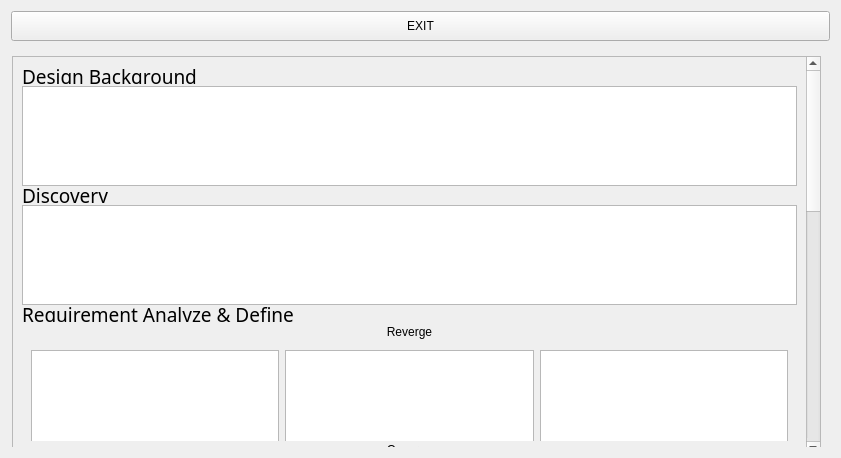
<?xml version="1.0" encoding="UTF-8"?>
<ui version="4.0">
 <class>p4_dot</class>
 <widget class="QWidget" name="p4_dot">
  <property name="geometry">
   <rect>
    <x>0</x>
    <y>0</y>
    <width>841</width>
    <height>458</height>
   </rect>
  </property>
  <property name="sizePolicy">
   <sizepolicy hsizetype="MinimumExpanding" vsizetype="MinimumExpanding">
    <horstretch>0</horstretch>
    <verstretch>0</verstretch>
   </sizepolicy>
  </property>
  <property name="maximumSize">
   <size>
    <width>16777215</width>
    <height>458</height>
   </size>
  </property>
  <property name="windowTitle">
   <string>Form</string>
  </property>
  <layout class="QVBoxLayout" name="verticalLayout_5">
   <property name="sizeConstraint">
    <enum>QLayout::SetDefaultConstraint</enum>
   </property>
   <item>
    <widget class="QPushButton" name="p4_pushbutton_goback">
     <property name="maximumSize">
      <size>
       <width>16777215</width>
       <height>40</height>
      </size>
     </property>
     <property name="text">
      <string>EXIT</string>
     </property>
    </widget>
   </item>
   <item>
    <widget class="QWidget" name="widget_4" native="true">
     <property name="enabled">
      <bool>true</bool>
     </property>
     <property name="sizePolicy">
      <sizepolicy hsizetype="MinimumExpanding" vsizetype="MinimumExpanding">
       <horstretch>0</horstretch>
       <verstretch>0</verstretch>
      </sizepolicy>
     </property>
     <property name="minimumSize">
      <size>
       <width>0</width>
       <height>400</height>
      </size>
     </property>
     <property name="maximumSize">
      <size>
       <width>16777215</width>
       <height>400</height>
      </size>
     </property>
     <layout class="QVBoxLayout" name="verticalLayout">
      <property name="sizeConstraint">
       <enum>QLayout::SetDefaultConstraint</enum>
      </property>
      <property name="leftMargin">
       <number>1</number>
      </property>
      <item alignment="Qt::AlignTop">
       <widget class="QScrollArea" name="p4_scrollarea">
        <property name="sizePolicy">
         <sizepolicy hsizetype="MinimumExpanding" vsizetype="MinimumExpanding">
          <horstretch>0</horstretch>
          <verstretch>0</verstretch>
         </sizepolicy>
        </property>
        <property name="minimumSize">
         <size>
          <width>0</width>
          <height>400</height>
         </size>
        </property>
        <property name="maximumSize">
         <size>
          <width>16777215</width>
          <height>400</height>
         </size>
        </property>
        <property name="midLineWidth">
         <number>0</number>
        </property>
        <property name="verticalScrollBarPolicy">
         <enum>Qt::ScrollBarAsNeeded</enum>
        </property>
        <property name="horizontalScrollBarPolicy">
         <enum>Qt::ScrollBarAsNeeded</enum>
        </property>
        <property name="sizeAdjustPolicy">
         <enum>QAbstractScrollArea::AdjustIgnored</enum>
        </property>
        <property name="widgetResizable">
         <bool>true</bool>
        </property>
        <property name="alignment">
         <set>Qt::AlignLeading|Qt::AlignLeft|Qt::AlignTop</set>
        </property>
        <widget class="QWidget" name="p4_scrollAreaWidgetContents">
         <property name="geometry">
          <rect>
           <x>0</x>
           <y>0</y>
           <width>802</width>
           <height>450</height>
          </rect>
         </property>
         <property name="sizePolicy">
          <sizepolicy hsizetype="Preferred" vsizetype="Preferred">
           <horstretch>0</horstretch>
           <verstretch>0</verstretch>
          </sizepolicy>
         </property>
         <property name="minimumSize">
          <size>
           <width>0</width>
           <height>450</height>
          </size>
         </property>
         <property name="maximumSize">
          <size>
           <width>16777215</width>
           <height>10000</height>
          </size>
         </property>
         <layout class="QVBoxLayout" name="verticalLayout_2">
          <property name="spacing">
           <number>2</number>
          </property>
          <property name="sizeConstraint">
           <enum>QLayout::SetMinimumSize</enum>
          </property>
          <property name="topMargin">
           <number>12</number>
          </property>
          <item alignment="Qt::AlignTop">
           <widget class="QLabel" name="label_3">
            <property name="sizePolicy">
             <sizepolicy hsizetype="Preferred" vsizetype="Fixed">
              <horstretch>0</horstretch>
              <verstretch>0</verstretch>
             </sizepolicy>
            </property>
            <property name="minimumSize">
             <size>
              <width>0</width>
              <height>15</height>
             </size>
            </property>
            <property name="maximumSize">
             <size>
              <width>16777215</width>
              <height>15</height>
             </size>
            </property>
            <property name="font">
             <font>
              <family>Heiti SC</family>
              <pointsize>14</pointsize>
             </font>
            </property>
            <property name="text">
             <string>Design Background</string>
            </property>
           </widget>
          </item>
          <item>
           <widget class="QTextBrowser" name="p4_textBrowser_background">
            <property name="sizePolicy">
             <sizepolicy hsizetype="Expanding" vsizetype="Expanding">
              <horstretch>0</horstretch>
              <verstretch>0</verstretch>
             </sizepolicy>
            </property>
            <property name="minimumSize">
             <size>
              <width>0</width>
              <height>100</height>
             </size>
            </property>
            <property name="maximumSize">
             <size>
              <width>16777215</width>
              <height>200</height>
             </size>
            </property>
           </widget>
          </item>
          <item>
           <widget class="QLabel" name="label_5">
            <property name="minimumSize">
             <size>
              <width>0</width>
              <height>15</height>
             </size>
            </property>
            <property name="maximumSize">
             <size>
              <width>16777215</width>
              <height>15</height>
             </size>
            </property>
            <property name="font">
             <font>
              <family>Heiti SC</family>
              <pointsize>14</pointsize>
             </font>
            </property>
            <property name="text">
             <string>Discovery</string>
            </property>
           </widget>
          </item>
          <item>
           <widget class="QTextBrowser" name="p4_textBrowser_desicovery">
            <property name="minimumSize">
             <size>
              <width>0</width>
              <height>100</height>
             </size>
            </property>
            <property name="maximumSize">
             <size>
              <width>16777215</width>
              <height>200</height>
             </size>
            </property>
           </widget>
          </item>
          <item>
           <widget class="QLabel" name="label">
            <property name="minimumSize">
             <size>
              <width>0</width>
              <height>15</height>
             </size>
            </property>
            <property name="maximumSize">
             <size>
              <width>16777215</width>
              <height>15</height>
             </size>
            </property>
            <property name="font">
             <font>
              <family>Heiti SC</family>
              <pointsize>14</pointsize>
             </font>
            </property>
            <property name="text">
             <string>Requirement Analyze &amp; Define</string>
            </property>
           </widget>
          </item>
          <item>
           <widget class="QLabel" name="label_6">
            <property name="minimumSize">
             <size>
              <width>0</width>
              <height>15</height>
             </size>
            </property>
            <property name="maximumSize">
             <size>
              <width>16777215</width>
              <height>15</height>
             </size>
            </property>
            <property name="text">
             <string>Reverge</string>
            </property>
            <property name="alignment">
             <set>Qt::AlignCenter</set>
            </property>
           </widget>
          </item>
          <item alignment="Qt::AlignTop">
           <widget class="QWidget" name="widget_3" native="true">
            <property name="minimumSize">
             <size>
              <width>0</width>
              <height>100</height>
             </size>
            </property>
            <property name="maximumSize">
             <size>
              <width>16777215</width>
              <height>400</height>
             </size>
            </property>
            <layout class="QHBoxLayout" name="horizontalLayout_6">
             <item>
              <widget class="QTextBrowser" name="p4_textBrowser_requirement1">
               <property name="minimumSize">
                <size>
                 <width>0</width>
                 <height>100</height>
                </size>
               </property>
               <property name="maximumSize">
                <size>
                 <width>16777215</width>
                 <height>200</height>
                </size>
               </property>
              </widget>
             </item>
             <item>
              <widget class="QTextBrowser" name="p4_textBrowser_requirement2">
               <property name="minimumSize">
                <size>
                 <width>0</width>
                 <height>100</height>
                </size>
               </property>
               <property name="maximumSize">
                <size>
                 <width>16777215</width>
                 <height>200</height>
                </size>
               </property>
              </widget>
             </item>
             <item>
              <widget class="QTextBrowser" name="p4_textBrowser_requirement3">
               <property name="minimumSize">
                <size>
                 <width>0</width>
                 <height>100</height>
                </size>
               </property>
               <property name="maximumSize">
                <size>
                 <width>16777215</width>
                 <height>200</height>
                </size>
               </property>
              </widget>
             </item>
            </layout>
           </widget>
          </item>
          <item>
           <widget class="QLabel" name="label_7">
            <property name="text">
             <string>Coverge</string>
            </property>
            <property name="alignment">
             <set>Qt::AlignCenter</set>
            </property>
           </widget>
          </item>
          <item>
           <widget class="QTextBrowser" name="p4_textBrowser_requirement_converge">
            <property name="minimumSize">
             <size>
              <width>0</width>
              <height>100</height>
             </size>
            </property>
            <property name="maximumSize">
             <size>
              <width>16777215</width>
              <height>200</height>
             </size>
            </property>
           </widget>
          </item>
          <item>
           <widget class="QLabel" name="label_2">
            <property name="minimumSize">
             <size>
              <width>0</width>
              <height>15</height>
             </size>
            </property>
            <property name="maximumSize">
             <size>
              <width>16777215</width>
              <height>15</height>
             </size>
            </property>
            <property name="font">
             <font>
              <family>Heiti SC</family>
              <pointsize>14</pointsize>
             </font>
            </property>
            <property name="text">
             <string>Produce Ideate &amp; Define</string>
            </property>
           </widget>
          </item>
          <item>
           <widget class="QLabel" name="label_4">
            <property name="minimumSize">
             <size>
              <width>0</width>
              <height>15</height>
             </size>
            </property>
            <property name="maximumSize">
             <size>
              <width>16777215</width>
              <height>15</height>
             </size>
            </property>
            <property name="text">
             <string>Reverge</string>
            </property>
            <property name="alignment">
             <set>Qt::AlignCenter</set>
            </property>
           </widget>
          </item>
          <item alignment="Qt::AlignTop">
           <widget class="QWidget" name="widget" native="true">
            <property name="minimumSize">
             <size>
              <width>0</width>
              <height>100</height>
             </size>
            </property>
            <property name="maximumSize">
             <size>
              <width>16777215</width>
              <height>400</height>
             </size>
            </property>
            <layout class="QHBoxLayout" name="horizontalLayout_4">
             <item>
              <widget class="QTextBrowser" name="p4_textBrowser_func1">
               <property name="minimumSize">
                <size>
                 <width>0</width>
                 <height>100</height>
                </size>
               </property>
               <property name="maximumSize">
                <size>
                 <width>16777215</width>
                 <height>200</height>
                </size>
               </property>
              </widget>
             </item>
             <item>
              <widget class="QTextBrowser" name="p4_textBrowser_func3">
               <property name="minimumSize">
                <size>
                 <width>0</width>
                 <height>100</height>
                </size>
               </property>
               <property name="maximumSize">
                <size>
                 <width>16777215</width>
                 <height>200</height>
                </size>
               </property>
              </widget>
             </item>
             <item>
              <widget class="QTextBrowser" name="p4_textBrowser_func2">
               <property name="minimumSize">
                <size>
                 <width>0</width>
                 <height>100</height>
                </size>
               </property>
               <property name="maximumSize">
                <size>
                 <width>16777215</width>
                 <height>200</height>
                </size>
               </property>
              </widget>
             </item>
            </layout>
           </widget>
          </item>
          <item>
           <widget class="QLabel" name="label_8">
            <property name="minimumSize">
             <size>
              <width>0</width>
              <height>15</height>
             </size>
            </property>
            <property name="maximumSize">
             <size>
              <width>16777215</width>
              <height>15</height>
             </size>
            </property>
            <property name="text">
             <string>Converge</string>
            </property>
            <property name="alignment">
             <set>Qt::AlignCenter</set>
            </property>
           </widget>
          </item>
          <item>
           <widget class="QTextBrowser" name="p4_textBrowser_func_converge">
            <property name="minimumSize">
             <size>
              <width>0</width>
              <height>100</height>
             </size>
            </property>
            <property name="maximumSize">
             <size>
              <width>16777215</width>
              <height>200</height>
             </size>
            </property>
           </widget>
          </item>
          <item>
           <widget class="QLabel" name="label_9">
            <property name="font">
             <font>
              <family>Heiti SC</family>
              <pointsize>14</pointsize>
             </font>
            </property>
            <property name="text">
             <string>Technology Analyze &amp; Define</string>
            </property>
           </widget>
          </item>
          <item>
           <widget class="QLabel" name="label_10">
            <property name="text">
             <string>Reverge</string>
            </property>
            <property name="alignment">
             <set>Qt::AlignCenter</set>
            </property>
           </widget>
          </item>
          <item>
           <widget class="QWidget" name="widget_2" native="true">
            <layout class="QHBoxLayout" name="horizontalLayout">
             <item>
              <widget class="QTextBrowser" name="p4_textBrowser_tech3">
               <property name="minimumSize">
                <size>
                 <width>0</width>
                 <height>100</height>
                </size>
               </property>
               <property name="maximumSize">
                <size>
                 <width>16777215</width>
                 <height>200</height>
                </size>
               </property>
              </widget>
             </item>
             <item>
              <widget class="QTextBrowser" name="p4_textBrowser_tech2">
               <property name="minimumSize">
                <size>
                 <width>0</width>
                 <height>100</height>
                </size>
               </property>
               <property name="maximumSize">
                <size>
                 <width>16777215</width>
                 <height>200</height>
                </size>
               </property>
              </widget>
             </item>
             <item>
              <widget class="QTextBrowser" name="p4_textBrowser_tech1">
               <property name="minimumSize">
                <size>
                 <width>0</width>
                 <height>100</height>
                </size>
               </property>
               <property name="maximumSize">
                <size>
                 <width>16777215</width>
                 <height>200</height>
                </size>
               </property>
              </widget>
             </item>
            </layout>
           </widget>
          </item>
          <item>
           <widget class="QLabel" name="label_11">
            <property name="text">
             <string>Converge</string>
            </property>
            <property name="alignment">
             <set>Qt::AlignCenter</set>
            </property>
           </widget>
          </item>
          <item>
           <widget class="QTextBrowser" name="p4_textBrowser_tech_converge">
            <property name="minimumSize">
             <size>
              <width>0</width>
              <height>100</height>
             </size>
            </property>
            <property name="maximumSize">
             <size>
              <width>16777215</width>
              <height>200</height>
             </size>
            </property>
           </widget>
          </item>
         </layout>
        </widget>
       </widget>
      </item>
     </layout>
    </widget>
   </item>
  </layout>
 </widget>
 <resources/>
 <connections/>
</ui>
